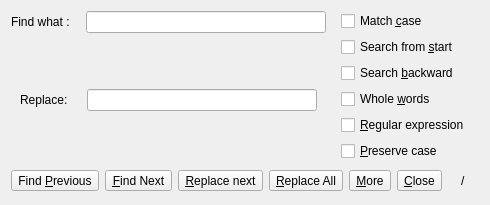
<?xml version="1.0" encoding="UTF-8"?>
<ui version="4.0">
 <class>FindReplacePanel</class>
 <widget class="QWidget" name="FindReplacePanel">
  <property name="geometry">
   <rect>
    <x>0</x>
    <y>0</y>
    <width>447</width>
    <height>205</height>
   </rect>
  </property>
  <property name="windowTitle">
   <string>Form</string>
  </property>
  <layout class="QVBoxLayout" name="verticalLayout_4" stretch="0,0">
   <property name="sizeConstraint">
    <enum>QLayout::SetMinimumSize</enum>
   </property>
   <item>
    <layout class="QHBoxLayout" name="horizontalLayout_4">
     <item>
      <layout class="QVBoxLayout" name="verticalLayout_3">
       <property name="sizeConstraint">
        <enum>QLayout::SetNoConstraint</enum>
       </property>
       <item>
        <layout class="QHBoxLayout" name="horizontalLayout">
         <property name="sizeConstraint">
          <enum>QLayout::SetNoConstraint</enum>
         </property>
         <item>
          <widget class="QLabel" name="findWhat">
           <property name="text">
            <string>Find what :</string>
           </property>
           <property name="textFormat">
            <enum>Qt::PlainText</enum>
           </property>
          </widget>
         </item>
         <item>
          <spacer name="horizontalSpacer">
           <property name="orientation">
            <enum>Qt::Horizontal</enum>
           </property>
           <property name="sizeType">
            <enum>QSizePolicy::Minimum</enum>
           </property>
           <property name="sizeHint" stdset="0">
            <size>
             <width>10</width>
             <height>20</height>
            </size>
           </property>
          </spacer>
         </item>
         <item>
          <widget class="QLineEdit" name="searchFind"/>
         </item>
         <item>
          <layout class="QVBoxLayout" name="verticalLayout_2">
           <property name="sizeConstraint">
            <enum>QLayout::SetNoConstraint</enum>
           </property>
          </layout>
         </item>
        </layout>
       </item>
       <item>
        <widget class="QWidget" name="widget" native="true">
         <layout class="QHBoxLayout" name="horizontalLayout_2">
          <property name="sizeConstraint">
           <enum>QLayout::SetNoConstraint</enum>
          </property>
          <item>
           <widget class="QLabel" name="Replace">
            <property name="text">
             <string>Replace: </string>
            </property>
            <property name="textFormat">
             <enum>Qt::PlainText</enum>
            </property>
           </widget>
          </item>
          <item>
           <spacer name="horizontalSpacer_4">
            <property name="orientation">
             <enum>Qt::Horizontal</enum>
            </property>
            <property name="sizeType">
             <enum>QSizePolicy::Minimum</enum>
            </property>
            <property name="sizeHint" stdset="0">
             <size>
              <width>10</width>
              <height>20</height>
             </size>
            </property>
           </spacer>
          </item>
          <item>
           <widget class="QLineEdit" name="fieldReplace"/>
          </item>
         </layout>
        </widget>
       </item>
      </layout>
     </item>
     <item>
      <widget class="QWidget" name="options" native="true">
       <layout class="QVBoxLayout" name="verticalLayout">
        <property name="sizeConstraint">
         <enum>QLayout::SetNoConstraint</enum>
        </property>
        <property name="topMargin">
         <number>0</number>
        </property>
        <property name="bottomMargin">
         <number>0</number>
        </property>
        <item>
         <widget class="QCheckBox" name="matchCase">
          <property name="text">
           <string>Match &amp;case</string>
          </property>
         </widget>
        </item>
        <item>
         <widget class="QCheckBox" name="searchStart">
          <property name="focusPolicy">
           <enum>Qt::WheelFocus</enum>
          </property>
          <property name="text">
           <string>Search from &amp;start</string>
          </property>
         </widget>
        </item>
        <item>
         <widget class="QCheckBox" name="searchBackward">
          <property name="text">
           <string>Search &amp;backward</string>
          </property>
         </widget>
        </item>
        <item>
         <widget class="QCheckBox" name="wholeWords">
          <property name="text">
           <string>Whole &amp;words</string>
          </property>
         </widget>
        </item>
        <item>
         <widget class="QCheckBox" name="useRegex">
          <property name="text">
           <string>&amp;Regular expression</string>
          </property>
         </widget>
        </item>
        <item>
         <widget class="QCheckBox" name="preserveCase">
          <property name="text">
           <string>&amp;Preserve case</string>
          </property>
         </widget>
        </item>
       </layout>
      </widget>
     </item>
    </layout>
   </item>
   <item>
    <layout class="QHBoxLayout" name="horizontalLayout_3">
     <property name="sizeConstraint">
      <enum>QLayout::SetNoConstraint</enum>
     </property>
     <item>
      <widget class="QToolButton" name="findPrevious">
       <property name="text">
        <string>Find &amp;Previous</string>
       </property>
      </widget>
     </item>
     <item>
      <widget class="QToolButton" name="find">
       <property name="text">
        <string>&amp;Find Next</string>
       </property>
      </widget>
     </item>
     <item>
      <widget class="QToolButton" name="replaceSingle">
       <property name="text">
        <string>&amp;Replace next</string>
       </property>
      </widget>
     </item>
     <item>
      <widget class="QToolButton" name="replaceAll">
       <property name="text">
        <string>&amp;Replace All</string>
       </property>
      </widget>
     </item>
     <item>
      <widget class="QToolButton" name="more">
       <property name="text">
        <string>&amp;More</string>
       </property>
      </widget>
     </item>
     <item>
      <widget class="QToolButton" name="close">
       <property name="text">
        <string>&amp;Close</string>
       </property>
      </widget>
     </item>
     <item>
      <spacer name="spacer">
       <property name="orientation">
        <enum>Qt::Horizontal</enum>
       </property>
       <property name="sizeHint" stdset="0">
        <size>
         <width>40</width>
         <height>20</height>
        </size>
       </property>
      </spacer>
     </item>
     <item>
      <widget class="QLabel" name="currentIndex">
       <property name="text">
        <string/>
       </property>
      </widget>
     </item>
     <item>
      <widget class="QLabel" name="label">
       <property name="text">
        <string>/</string>
       </property>
      </widget>
     </item>
     <item>
      <widget class="QLabel" name="totalFound">
       <property name="text">
        <string/>
       </property>
      </widget>
     </item>
    </layout>
   </item>
  </layout>
 </widget>
 <resources/>
 <connections/>
</ui>
